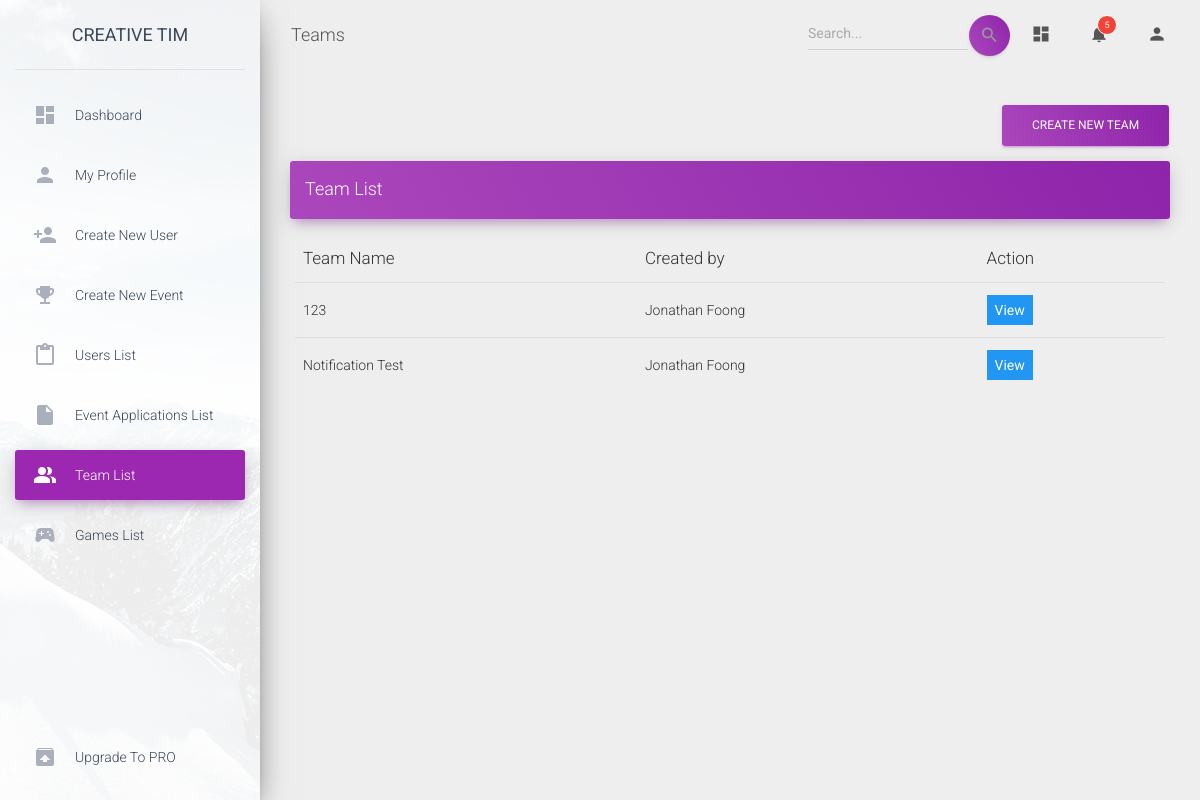
The page /dashboard_module/team_list.php on the database its author committed.
### tables this page shows
CREATE TABLE `teams` (
  `team_id` int(11) NOT NULL,
  `team_name` varchar(50) NOT NULL,
  `games` varchar(150) NOT NULL,
  `created_at` datetime NOT NULL,
  `created_by` int(11) NOT NULL,
  `status` enum('pending','authenticated','') NOT NULL,
  `updated_at` datetime DEFAULT NULL,
  `delete_at` datetime DEFAULT NULL
);

CREATE TABLE `users` (
  `id` int(11) NOT NULL,
  `full_name` varchar(100) NOT NULL,
  `user_id` varchar(50) DEFAULT NULL,
  `mobile_number` varchar(15) NOT NULL,
  `email` varchar(100) NOT NULL,
  `password` varchar(100) NOT NULL,
  `DoB` date NOT NULL,
  `gender` enum('male','female') NOT NULL,
  `status` enum('created','authenticated','inactive','') NOT NULL,
  `created_at` datetime NOT NULL,
  `accessed_at` datetime DEFAULT NULL,
  `updated_at` datetime NOT NULL,
  `city` varchar(100) NOT NULL,
  `state` varchar(100) NOT NULL,
  `is_admin` int(1) NOT NULL DEFAULT 0,
  `image_url` varchar(50) DEFAULT NULL
);

### dashboard_module/team_list.php (the view, shortened to what this page needs)
<!DOCTYPE html>
<html lang="en">
<?php
  $con = DatabaseConn();
  $sql_teams = "SELECT t.`team_id`, t.`team_name`, u.`full_name`
                FROM `teams` t JOIN `users` u ON t.`created_by` = u.`id`";
  $teams = mysqli_query($con, $sql_teams);
?>
<head>
  <link rel="stylesheet" href="https://maxcdn.bootstrapcdn.com/font-awesome/latest/css/font-awesome.min.css">
  <link href="assets/css/material-dashboard.css?v=2.1.2" rel="stylesheet" />
  <link href="assets/demo/demo.css" rel="stylesheet" />
</head>
<body class="">
  <div class="wrapper ">
    <div class="sidebar" data-color="purple" data-background-color="white" data-image="assets/img/sidebar-1.jpg">
      <div class="logo"><a href="http://www.creative-tim.com" class="simple-text logo-normal">
          Creative Tim
        </a></div>
      <div class="sidebar-wrapper">
        <ul class="nav">
          <li class="nav-item ">
              <a class="nav-link" href="./dashboard.php">
                  <i class="material-icons">dashboard</i>
                  <p>Dashboard</p>
              </a>
          </li>
          <li class="nav-item ">
              <a class="nav-link" href="./profile_details.php?id=<?php echo $curUser; ?>">
                  <i class="material-icons">person</i>
                  <p>My Profile</p>
              </a>
          </li>
          <li class="nav-item ">
              <a class="nav-link" href="./admin_create_user_front.php">
                  <i class="material-icons">person_add</i>
                  <p>Create New User</p>
              </a>
          </li>
          <li class="nav-item ">
              <a class="nav-link" href="./create_event_front.php">
                  <i class="material-icons">emoji_events</i>
                  <p>Create New Event</p>
              </a>
          </li>
          <li class="nav-item ">
              <a class="nav-link" href="./user_list.php">
                  <i class="material-icons">content_paste</i>
                  <p>Users List</p>
              </a>
          </li>
          <li class="nav-item ">
              <a class="nav-link" href="./event_application_list.php">
                  <i class="material-icons">insert_drive_file</i>
                  <p>Event Applications List</p>
              </a>
          </li>
          <li class="nav-item active">
              <a class="nav-link" href="./team_list.php">
                  <i class="material-icons">people_alt</i>
                  <p>Team List</p>
              </a>
          </li>
          <li class="nav-item ">
              <a class="nav-link" href="./game_list.php">
                  <i class="material-icons">sports_esports</i>
                  <p>Games List</p>
              </a>
          </li>
          <li class="nav-item active-pro ">
            <a class="nav-link" href="./upgrade.html">
              <i class="material-icons">unarchive</i>
              <p>Upgrade to PRO</p>
            </a>
          </li>
        </ul>
      </div>
    </div>
    <div class="main-panel">
      <nav class="navbar navbar-expand-lg navbar-transparent navbar-absolute fixed-top ">
        <div class="container-fluid">
          <div class="navbar-wrapper">
            <a class="navbar-brand" href="javascript:;">Teams</a>
          </div>
          <div class="collapse navbar-collapse justify-content-end">
            <form class="navbar-form">
              <div class="input-group no-border">
                <input type="text" value="" class="form-control" placeholder="Search...">
                <button type="submit" class="btn btn-white btn-round btn-just-icon">
                  <i class="material-icons">search</i>
                  <div class="ripple-container"></div>
                </button>
              </div>
            </form>
            <ul class="navbar-nav">
              <li class="nav-item">
                <a class="nav-link" href="javascript:;">
                  <i class="material-icons">dashboard</i>
                </a>
              </li>
              <li class="nav-item dropdown">
                <a class="nav-link" href="http://example.com" id="navbarDropdownMenuLink" data-toggle="dropdown" aria-haspopup="true" aria-expanded="false">
                  <i class="material-icons">notifications</i>
                  <span class="notification">5</span>
                </a>
              </li>
              <li class="nav-item dropdown">
                <a class="nav-link" href="javascript:;" id="navbarDropdownProfile" data-toggle="dropdown" aria-haspopup="true" aria-expanded="false">
                  <i class="material-icons">person</i>
                </a>
              </li>
            </ul>
          </div>
        </div>
      </nav>
      <div class="content">
        <div class="container-fluid">
        <div class="row"><div class="col-md-12">
        <button type="button" class="btn btn-primary pull-right" onclick="goCreatePage()" name="newTeamBtn">Create New Team</button></div></div>
          <div class="row">
            <div class="col-md-12">
              <div class="card card-plain">
                <div class="card-header card-header-primary">
                  <h4 class="card-title mt-0"> Team List </h4>
                </div>
                <div class="card-body">
                  <div class="table-responsive">
                    <table class="table table-hover">
                      <thead class="">
                        <th>Team Name</th>
                        <th>Created by</th>
                        <th>Action</th>
                      </thead>
                      <tbody>
                        <?php if ($teams) { ?>
                        <?php while($row1 = mysqli_fetch_array($teams)):;?>
                        <tr>
                          <td><span><?php echo $row1[1];?></span></td>
                          <td><span><?php echo $row1[2];?></span></td>
                          <td><button  class ="btn-primary" style="border-color: transparent;" onclick="view_team(<?php echo $row1[0];?>)">View</button>
                        </tr>
                        <?php endwhile;?>
                        <?php } ?>
                      </tbody>
                    </table>
                  </div>
                </div>
              </div>
            </div>
          </div>
        </div>
      </div>
    </div>
  </div>
</body>
</html>

### rows shown on the page
teams: team_name "123", users.full_name "Jonathan Foong"
teams: team_name "Notification Test", users.full_name "Jonathan Foong"
